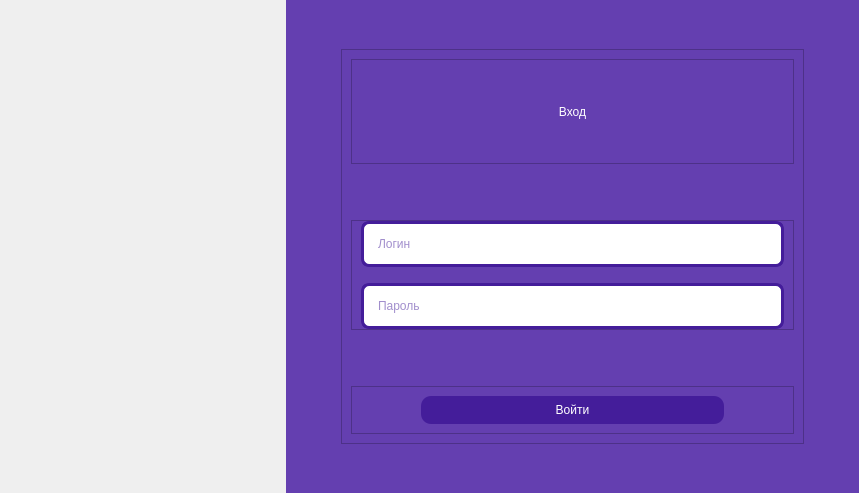
<?xml version="1.0" encoding="UTF-8"?>
<ui version="4.0">
 <class>Form</class>
 <widget class="QWidget" name="Form">
  <property name="geometry">
   <rect>
    <x>0</x>
    <y>0</y>
    <width>859</width>
    <height>493</height>
   </rect>
  </property>
  <property name="minimumSize">
   <size>
    <width>782</width>
    <height>492</height>
   </size>
  </property>
  <property name="maximumSize">
   <size>
    <width>1382</width>
    <height>732</height>
   </size>
  </property>
  <property name="windowTitle">
   <string>Form</string>
  </property>
  <property name="styleSheet">
   <string notr="true">QLineEdit{
	border: 3px solid rgb(68, 29, 154);
	padding: 12;
	background-color: rgb(255, 255, 255);
	color: rgb(68, 29, 154);
	border-radius: 8
}</string>
  </property>
  <layout class="QHBoxLayout" name="horizontalLayout" stretch="1,2">
   <property name="spacing">
    <number>0</number>
   </property>
   <property name="leftMargin">
    <number>0</number>
   </property>
   <property name="topMargin">
    <number>0</number>
   </property>
   <property name="rightMargin">
    <number>0</number>
   </property>
   <property name="bottomMargin">
    <number>0</number>
   </property>
   <item>
    <widget class="QFrame" name="frame">
     <property name="styleSheet">
      <string notr="true">background-image: url(:/images/assets/login_background.png);</string>
     </property>
     <property name="frameShape">
      <enum>QFrame::NoFrame</enum>
     </property>
     <property name="frameShadow">
      <enum>QFrame::Plain</enum>
     </property>
     <property name="lineWidth">
      <number>0</number>
     </property>
     <layout class="QGridLayout" name="gridLayout">
      <item row="0" column="0">
       <widget class="QLabel" name="label">
        <property name="text">
         <string/>
        </property>
        <property name="pixmap">
         <pixmap resource="res.qrc">:/images/assets/logo.svg</pixmap>
        </property>
        <property name="scaledContents">
         <bool>false</bool>
        </property>
        <property name="alignment">
         <set>Qt::AlignCenter</set>
        </property>
       </widget>
      </item>
     </layout>
    </widget>
   </item>
   <item>
    <widget class="QFrame" name="frame_2">
     <property name="styleSheet">
      <string notr="true">background-color: rgb(100, 63, 176);</string>
     </property>
     <property name="frameShape">
      <enum>QFrame::NoFrame</enum>
     </property>
     <property name="frameShadow">
      <enum>QFrame::Plain</enum>
     </property>
     <property name="lineWidth">
      <number>0</number>
     </property>
     <layout class="QGridLayout" name="gridLayout_2" rowstretch="1,10,1" columnstretch="1,10,1">
      <item row="1" column="1">
       <widget class="QFrame" name="frame_3">
        <property name="frameShape">
         <enum>QFrame::StyledPanel</enum>
        </property>
        <property name="frameShadow">
         <enum>QFrame::Raised</enum>
        </property>
        <layout class="QVBoxLayout" name="verticalLayout" stretch="1,2,0">
         <item>
          <widget class="QFrame" name="frame_4">
           <property name="frameShape">
            <enum>QFrame::StyledPanel</enum>
           </property>
           <property name="frameShadow">
            <enum>QFrame::Raised</enum>
           </property>
           <layout class="QVBoxLayout" name="verticalLayout_2">
            <item>
             <widget class="QLabel" name="label_2">
              <property name="styleSheet">
               <string notr="true">color: rgb(255, 255, 255);
font: 700 72pt &quot;Roboto&quot;;</string>
              </property>
              <property name="text">
               <string>Вход</string>
              </property>
              <property name="alignment">
               <set>Qt::AlignCenter</set>
              </property>
             </widget>
            </item>
           </layout>
          </widget>
         </item>
         <item alignment="Qt::AlignVCenter">
          <widget class="QFrame" name="frame_5">
           <property name="styleSheet">
            <string notr="true">QLineEdit{
font: 500 16pt &quot;Roboto&quot;;
background-color: white
}</string>
           </property>
           <property name="frameShape">
            <enum>QFrame::StyledPanel</enum>
           </property>
           <property name="frameShadow">
            <enum>QFrame::Raised</enum>
           </property>
           <layout class="QVBoxLayout" name="verticalLayout_3">
            <property name="spacing">
             <number>16</number>
            </property>
            <property name="topMargin">
             <number>0</number>
            </property>
            <property name="bottomMargin">
             <number>0</number>
            </property>
            <item>
             <widget class="QLineEdit" name="le_login">
              <property name="styleSheet">
               <string notr="true"/>
              </property>
              <property name="placeholderText">
               <string>Логин</string>
              </property>
             </widget>
            </item>
            <item>
             <widget class="QLineEdit" name="le_password">
              <property name="styleSheet">
               <string notr="true"/>
              </property>
              <property name="placeholderText">
               <string>Пароль</string>
              </property>
             </widget>
            </item>
           </layout>
          </widget>
         </item>
         <item>
          <widget class="QFrame" name="frame_6">
           <property name="frameShape">
            <enum>QFrame::StyledPanel</enum>
           </property>
           <property name="frameShadow">
            <enum>QFrame::Raised</enum>
           </property>
           <layout class="QHBoxLayout" name="horizontalLayout_2" stretch="1,5,1">
            <item>
             <spacer name="horizontalSpacer_3">
              <property name="orientation">
               <enum>Qt::Horizontal</enum>
              </property>
              <property name="sizeHint" stdset="0">
               <size>
                <width>40</width>
                <height>20</height>
               </size>
              </property>
             </spacer>
            </item>
            <item>
             <widget class="QPushButton" name="pb_enter">
              <property name="styleSheet">
               <string notr="true">QPushButton{
color: white;
background-color: rgb(68, 29, 154);
border: none;
border-radius: 10;
padding: 7;
	font: 700 18pt &quot;Roboto&quot;;
}
QPushButton:hover{
	background-color: rgb(115, 74, 206);
}
QPushButton:hover:pressed{
	color: rgb(68, 29, 154);
	background-color: white;
}</string>
              </property>
              <property name="text">
               <string>Войти</string>
              </property>
             </widget>
            </item>
            <item>
             <spacer name="horizontalSpacer_4">
              <property name="orientation">
               <enum>Qt::Horizontal</enum>
              </property>
              <property name="sizeHint" stdset="0">
               <size>
                <width>40</width>
                <height>20</height>
               </size>
              </property>
             </spacer>
            </item>
           </layout>
          </widget>
         </item>
        </layout>
       </widget>
      </item>
      <item row="2" column="1">
       <spacer name="verticalSpacer">
        <property name="orientation">
         <enum>Qt::Vertical</enum>
        </property>
        <property name="sizeHint" stdset="0">
         <size>
          <width>20</width>
          <height>40</height>
         </size>
        </property>
       </spacer>
      </item>
      <item row="1" column="0">
       <spacer name="horizontalSpacer">
        <property name="orientation">
         <enum>Qt::Horizontal</enum>
        </property>
        <property name="sizeHint" stdset="0">
         <size>
          <width>40</width>
          <height>20</height>
         </size>
        </property>
       </spacer>
      </item>
      <item row="1" column="2">
       <spacer name="horizontalSpacer_2">
        <property name="orientation">
         <enum>Qt::Horizontal</enum>
        </property>
        <property name="sizeHint" stdset="0">
         <size>
          <width>40</width>
          <height>20</height>
         </size>
        </property>
       </spacer>
      </item>
      <item row="0" column="1">
       <spacer name="verticalSpacer_2">
        <property name="orientation">
         <enum>Qt::Vertical</enum>
        </property>
        <property name="sizeHint" stdset="0">
         <size>
          <width>20</width>
          <height>40</height>
         </size>
        </property>
       </spacer>
      </item>
     </layout>
    </widget>
   </item>
  </layout>
 </widget>
 <resources>
  <include location="res.qrc"/>
 </resources>
 <connections/>
</ui>
